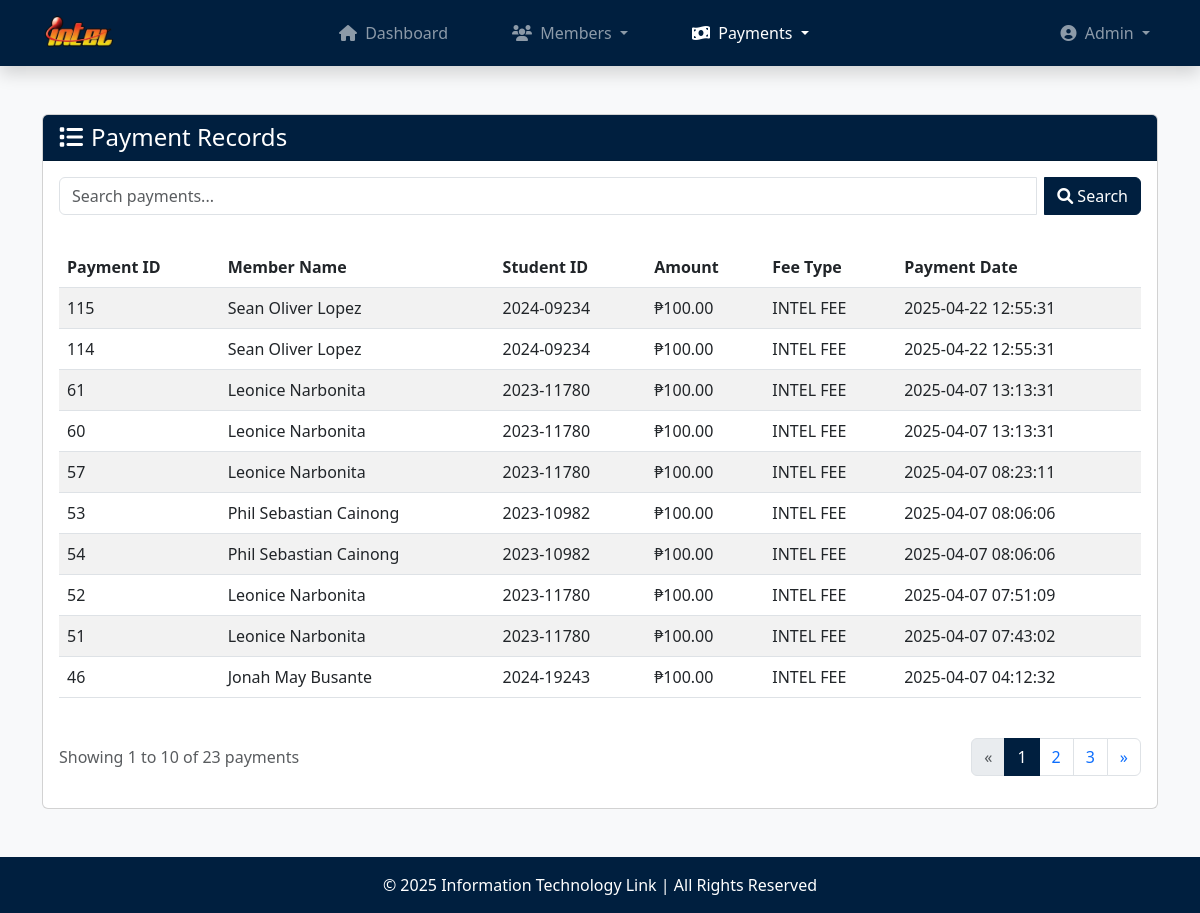
Page /payments.php (signed in) on the committed database.
### tables this page shows
CREATE TABLE `payments` (
  `payment_id` int(11) NOT NULL,
  `member_id` varchar(25) NOT NULL,
  `fee_type` varchar(20) NOT NULL,
  `amount` decimal(10,2) NOT NULL,
  `semester` varchar(50) NOT NULL,
  `school_year` varchar(20) NOT NULL,
  `payment_date` datetime NOT NULL DEFAULT current_timestamp()
);

CREATE TABLE `members` (
  `member_id` varchar(25) NOT NULL,
  `last_name` varchar(30) NOT NULL,
  `first_name` varchar(30) NOT NULL,
  `middle_name` varchar(30) DEFAULT NULL,
  `contact_num` varchar(15) NOT NULL,
  `email` varchar(60) NOT NULL,
  `status` enum('Active','Inactive') NOT NULL,
  `membership_date` timestamp NOT NULL DEFAULT current_timestamp()
);

### payments.php (the view, shortened to what this page needs)
<?php
    require_once('database.php');
    $payments_per_page = 10;
    $page = isset($_GET['page']) ? (int)$_GET['page'] : 1;
    $offset = ($page - 1) * $payments_per_page;
    $search_query = isset($_GET['search']) ? trim($_GET['search']) : "";
    $search_sql = "";
    $stmt = $conn->prepare("SELECT p.*, m.first_name, m.last_name FROM payments p
                            JOIN members m ON p.member_id = m.member_id
                            $search_sql
                            ORDER BY p.payment_date DESC
                            LIMIT ?, ?");
    if (!empty($search_query)) {
        $search_param = "%" . $search_query . "%";
        $stmt->bind_param("sssssssii", $search_param, $search_param, $search_param, $search_param, $search_param, $search_param, $search_param, $offset, $payments_per_page);
    } else {
        $stmt->bind_param("ii", $offset, $payments_per_page);
    }
    $stmt->execute();
    $payments_result = $stmt->get_result();
    $total_payments_stmt = $conn->prepare("SELECT COUNT(*) AS count FROM payments p
                                        JOIN members m ON p.member_id = m.member_id
                                        $search_sql");
    $total_payments_stmt->execute();
    $total_payments = $total_payments_stmt->get_result()->fetch_assoc()['count'];
    $total_pages = ceil($total_payments / $payments_per_page);
?>
<!DOCTYPE html>
<html lang="en">
<head>
    <link rel="stylesheet" href="https://cdn.jsdelivr.net/npm/bootstrap@5.3.0-alpha1/dist/css/bootstrap.min.css">
    <link rel="stylesheet" href="https://cdnjs.cloudflare.com/ajax/libs/font-awesome/6.0.0/css/all.min.css">
</head>
<body>
    <?php include('navbar.php'); ?>
    <main class="container my-5">
        <div class="card">
            <div class="card-header bg-navy text-white">
                <h4 class="mb-0"><i class="fas fa-list me-2"></i>Payment Records</h4>
            </div>
            <form method="GET" action="" class="m-3">
                <div class="input-group">
                    <input type="text" class="form-control me-2" id="searchBar" placeholder="Search payments..." name="search" value="<?php echo htmlspecialchars($search_query); ?>">
                    <button type="submit" class="btn btn-navy"><i class="fas fa-search"></i> Search</button>
                </div>
            </form>
            <div class="card-body">
                <div class="table-responsive">
                    <table class="table table-striped">
                        <thead>
                            <tr>
                                <th>Payment ID</th>
                                <th>Member Name</th>
                                <th>Student ID</th>
                                <th>Amount</th>
                                <th>Fee Type</th>
                                <th>Payment Date</th>
                            </tr>
                        </thead>
                        <tbody id="paymentTableBody">
                            <?php if ($total_payments > 0): ?>
                                <?php if ($payments_result->num_rows > 0): ?>
                                    <?php while ($payment = $payments_result->fetch_assoc()): ?>
                                        <tr>
                                            <td><?php echo htmlspecialchars($payment['payment_id']); ?></td>
                                            <td><?php echo htmlspecialchars($payment['first_name'] . ' ' . $payment['last_name']); ?></td>
                                            <td><?php echo htmlspecialchars($payment['member_id']); ?></td>
                                            <td>₱<?php echo number_format($payment['amount'], 2); ?></td>
                                            <td><?php echo htmlspecialchars($payment['fee_type']); ?></td>
                                            <td><?php echo htmlspecialchars($payment['payment_date']); ?></td>
                                        </tr>
                                    <?php endwhile; ?>
                                <?php endif; ?>
                            <?php endif; ?>
                        </tbody>
                    </table>
                </div>
                <?php if($total_pages > 1): ?>
                    <div class="d-flex justify-content-between align-items-center mt-4">
                        <div>
                            <p class="text-muted">Showing <?php echo min($offset + 1, $total_payments); ?> to <?php echo min($offset + $payments_per_page, $total_payments); ?> of <?php echo $total_payments; ?> payments</p>
                        </div>
                        <nav aria-label="Page navigation">
                            <ul class="pagination">
                                <li class="page-item <?php echo ($page <= 1) ? 'disabled' : ''; ?>">
                                    <a class="page-link" href="?page=<?php echo $page - 1; ?><?php echo !empty($search_query) ? '&search=' . urlencode($search_query) : ''; ?>" aria-label="Previous">
                                        <span aria-hidden="true">&laquo;</span>
                                    </a>
                                </li>
                                <?php for($i = max(1, $page - 2); $i <= min($page + 2, $total_pages); $i++): ?>
                                    <li class="page-item <?php echo ($page == $i) ? 'active' : ''; ?>">
                                        <a class="page-link" href="?page=<?php echo $i; ?><?php echo !empty($search_query) ? '&search=' . urlencode($search_query) : ''; ?>">
                                            <?php echo $i; ?>
                                        </a>
                                    </li>
                                <?php endfor; ?>
                                <li class="page-item <?php echo ($page >= $total_pages) ? 'disabled' : ''; ?>">
                                    <a class="page-link" href="?page=<?php echo $page + 1; ?><?php echo !empty($search_query) ? '&search=' . urlencode($search_query) : ''; ?>" aria-label="Next">
                                        <span aria-hidden="true">&raquo;</span>
                                    </a>
                                </li>
                            </ul>
                        </nav>
                    </div>
                <?php endif; ?>
            </div>
        </div>
    </main>
    <?php include('footer.php'); ?>
</body>
</html>

### payments.php (style rules this page uses)
html, body { height: 100%; margin: 0; display: flex; flex-direction: column; background-color: #f8f9fa; }
main { flex: 1; }
.bg-navy { background-color: #001f3f !important; }
.text-white { color: #ffffff !important; }
.btn-navy { background-color: #001f3f !important; border-color: #001f3f !important; color: #fff !important; }
.pagination .page-item.active .page-link { background-color: #001f3f; border-color: #001f3f; }

### rows in the picture
payments: payment_id "115", member.last_name "Sean Oliver Lopez", member "2024-09234", amount "100.00", fee_type "INTEL FEE", payment_date "2025-04-22 12:55:31"
payments: payment_id "114", member.last_name "Sean Oliver Lopez", member "2024-09234", amount "100.00", fee_type "INTEL FEE", payment_date "2025-04-22 12:55:31"
payments: payment_id "61", member.last_name "Leonice Narbonita", member "2023-11780", amount "100.00", fee_type "INTEL FEE", payment_date "2025-04-07 13:13:31"
payments: payment_id "60", member.last_name "Leonice Narbonita", member "2023-11780", amount "100.00", fee_type "INTEL FEE", payment_date "2025-04-07 13:13:31"
payments: payment_id "57", member.last_name "Leonice Narbonita", member "2023-11780", amount "100.00", fee_type "INTEL FEE", payment_date "2025-04-07 08:23:11"
payments: payment_id "53", member.last_name "Phil Sebastian Cainong", member "2023-10982", amount "100.00", fee_type "INTEL FEE", payment_date "2025-04-07 08:06:06"
payments: payment_id "54", member.last_name "Phil Sebastian Cainong", member "2023-10982", amount "100.00", fee_type "INTEL FEE", payment_date "2025-04-07 08:06:06"
payments: payment_id "52", member.last_name "Leonice Narbonita", member "2023-11780", amount "100.00", fee_type "INTEL FEE", payment_date "2025-04-07 07:51:09"
payments: payment_id "51", member.last_name "Leonice Narbonita", member "2023-11780", amount "100.00", fee_type "INTEL FEE", payment_date "2025-04-07 07:43:02"
payments: payment_id "46", member.last_name "Jonah May Busante", member "2024-19243", amount "100.00", fee_type "INTEL FEE", payment_date "2025-04-07 04:12:32"

### other values in the picture
$role_name "Admin"
min($offset + 1, $total_payments) "1"
min($offset + $payments_per_page, $total_payments) "10"
$total_payments "23"
